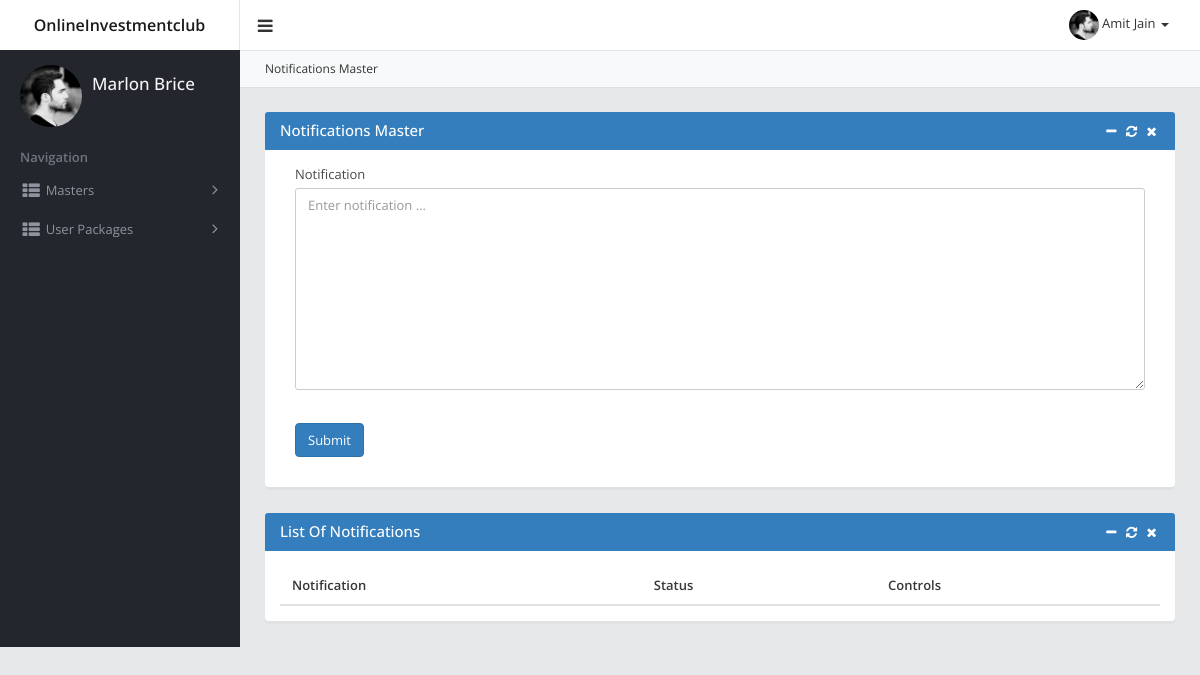
The app's page /onlineinvestclub/index.php/admin_notifications, older data.
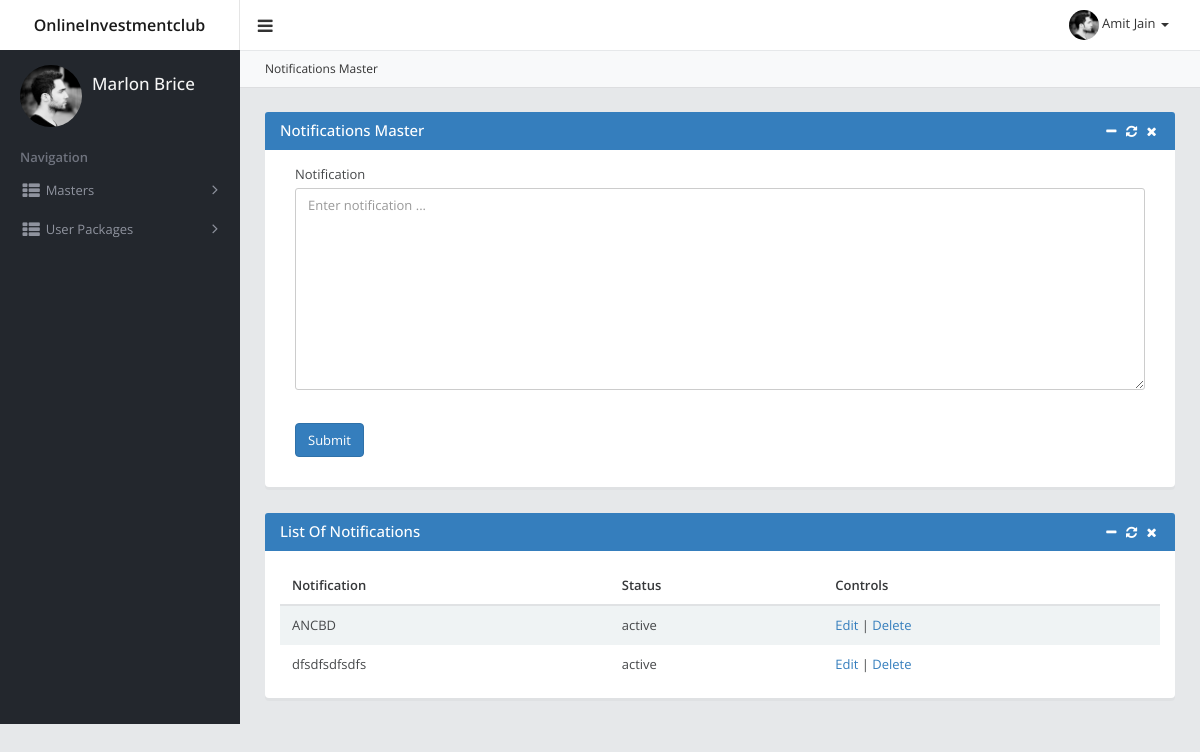
The same page, newer data.
### tables this page shows
CREATE TABLE `notifications` (
  `notification_id` int(255) NOT NULL,
  `notification` text NOT NULL,
  `notification_status` varchar(255) NOT NULL,
  `notification_created_time` timestamp NOT NULL DEFAULT CURRENT_TIMESTAMP ON UPDATE CURRENT_TIMESTAMP
);

### onlineinvestclub/application/controllers/Admin_notifications.php (called while the page is built, shortened)
<?php
class Admin_notifications extends CI_Controller {
	public function __construct()
	{
        $this->load->model('Admin_notifications_model');
    }
	public function index()
	{
		$this->load->view('admin/includes/header');
		$this->load->view('admin/notifications');
	}
}

### onlineinvestclub/index.php (called while the page is built, shortened)
<?php
require_once BASEPATH.'core/CodeIgniter.php';

### onlineinvestclub/application/models/Common_model.php (called while the page is built, shortened)
<?php
class Common_model extends CI_Model
{
    function getNotifications($notification_id = 0)
    {
    	$this->db->trans_start();
    	$this->db->select('*');
		$query = $this->db->get('notifications');
		$main_data = array();
		foreach($query->result() as $row)
		{
			$data = array(
							'notification_id'=>$row->notification_id,
							'notification'=>$row->notification,
							'notification_status'=>$row->notification_status,
							'notification_created_time'=>$row->notification_created_time,
							);
		if($notification_id > 0)
		{
			$main_data = $data;
		}else
		{
			array_push($main_data,$data);
		}
		}
    	$this->db->trans_complete();
		return $main_data;
    }
}

### onlineinvestclub/application/helpers/functions_helper.php (called while the page is built, shortened)
<?php
$CI =& get_instance();
function getNotifications($notification_id = 0)
{
	global $CI;
	$result = $CI->Common_model->getNotifications($notification_id);
	return $result;
}
?>

### onlineinvestclub/application/views/admin/notifications.php (the view, shortened to what this page needs)
<link rel="stylesheet" href="<?php echo base_url(); ?>assets/admin/assets/plugins/bootstrap-wysihtml5/css/bootstrap-wysihtml5.css">
<div class="page-subheading page-subheading-md">
    <ol class="breadcrumb">
        <li class="active"><a href="javascript:;">Notifications Master</a></li>
    </ol>
</div>
<div class="container-fluid-md">
        <div class="panel panel-primary">
            <div class="panel-heading">
                <h4 class="panel-title">Notifications Master</h4>
                <div class="panel-options">
                    <a href="#" data-rel="collapse"><i class="fa fa-fw fa-minus"></i></a>
                    <a href="#" data-rel="reload"><i class="fa fa-fw fa-refresh"></i></a>
                    <a href="#" data-rel="close"><i class="fa fa-fw fa-times"></i></a>
                </div>
            </div>
            <div class="panel-body">
                <div class="col-md-12">
                        <div class="form-group">
                            <label class="control-label" for="exampleInputText1">Notification </label>
                            <div class="controls">
                                <textarea id="wysiwyg" class="form-control" placeholder="Enter notification ..." rows="10"></textarea>
                            </div>
                        </div>
                        <div class="form-group">
                            <div class="controls">
                                <input type="submit" class="btn btn-primary" value="Submit" ng-click="save_notification()"/>
                            </div>
                        </div>
                </div>
            </div>
        </div>
</div>
<div class="container-fluid-md">
    <div class="panel panel-primary">
        <div class="panel-heading">
            <h4 class="panel-title">List Of Notifications</h4>
            <div class="panel-options">
                <a href="#" data-rel="collapse"><i class="fa fa-fw fa-minus"></i></a>
                <a href="#" data-rel="reload"><i class="fa fa-fw fa-refresh"></i></a>
                <a href="#" data-rel="close"><i class="fa fa-fw fa-times"></i></a>
            </div>
        </div>
        <div class="panel-body">
            <table id="table-basic" class="table table-striped">
                    <thead>
                    <tr>
                        <th>Notification</th>
                        <th>Status</th>
                        <th>Controls</th>
                    </tr>
                    </thead>
                    <tbody>
                    <?php $list=getNotifications(); ?>
                    <?php foreach ($list as $row ) { ?>
                        <tr id="notification-id-<?= $row['notification_id']; ?>">
                            <td><?= $row['notification'];?></td>
                            <td><?= $row['notification_status'];?></td>
                            <td>
                                <a href="<?= site_url(); ?>/admin_notifications/edit/<?= $row['notification_id']; ?>">Edit</a> |
                                <a href="javascript:void(0);" ng-click="deleteNotification(<?= $row['notification_id']; ?>)">Delete</a>
                            </td>
                        </tr>
                    <?php } ?>
                    </tbody>
                </table>
        </div>
    </div>
</div>
</div>
</div>
    </body>
</html>

Row changes from the older to the newer data that the page shows:
added notifications: notification "ANCBD", notification_status "active"
added notifications: notification "dfsdfsdfsdfs", notification_status "active"
